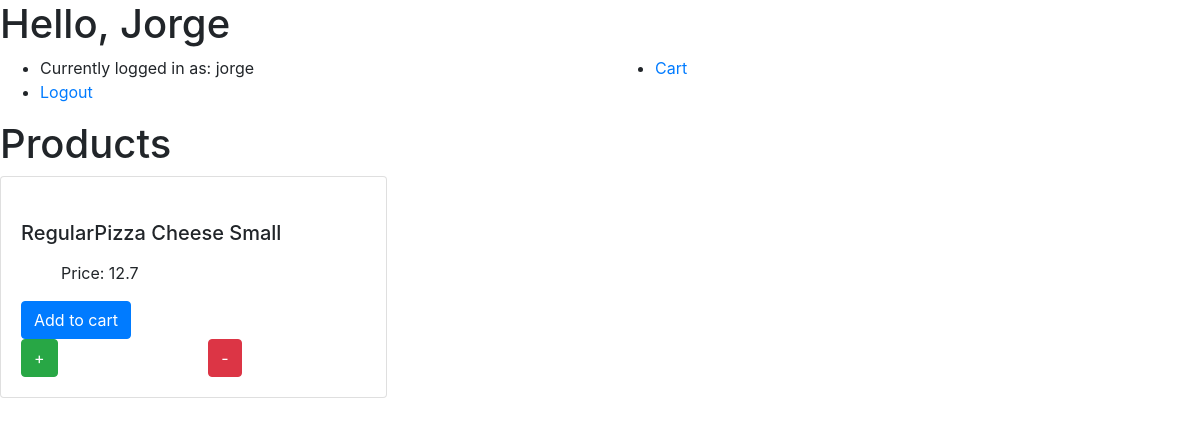
Before: / (signed in) with the older database file.
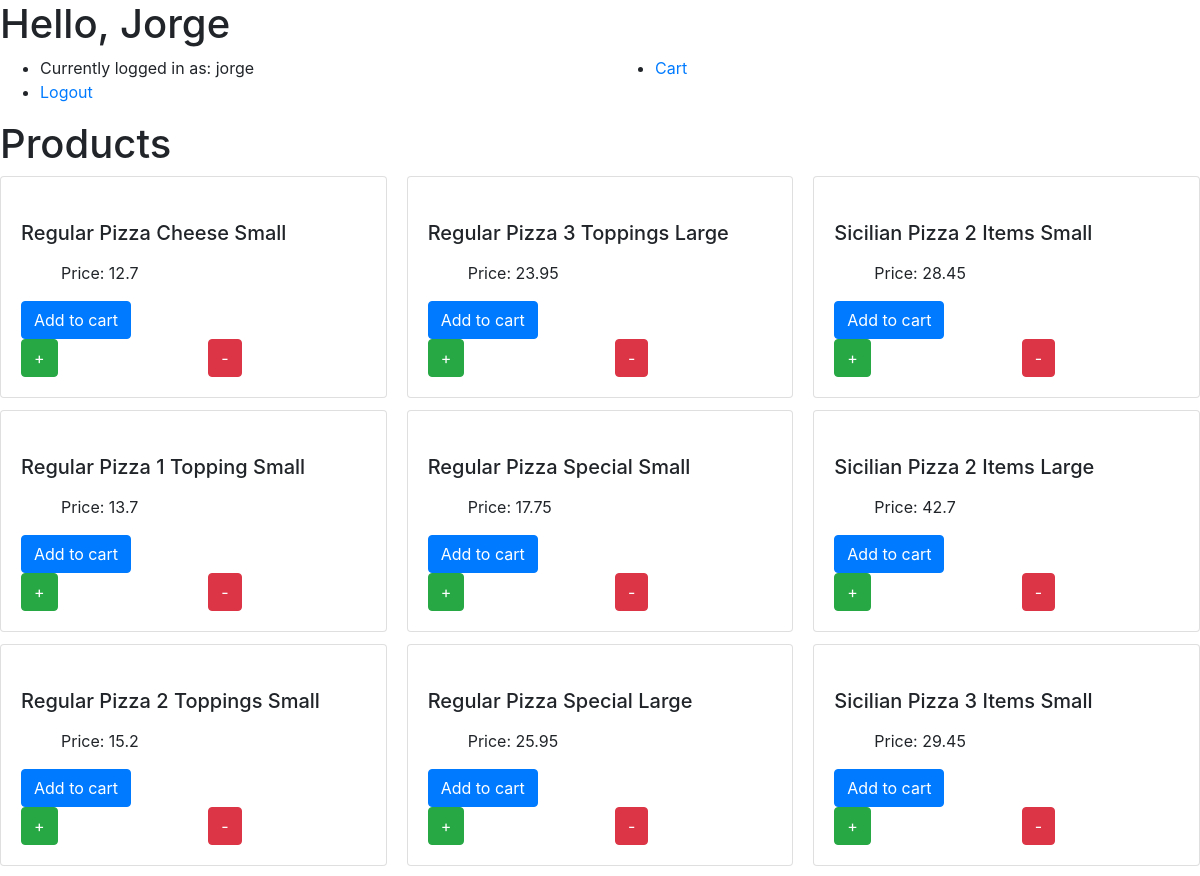
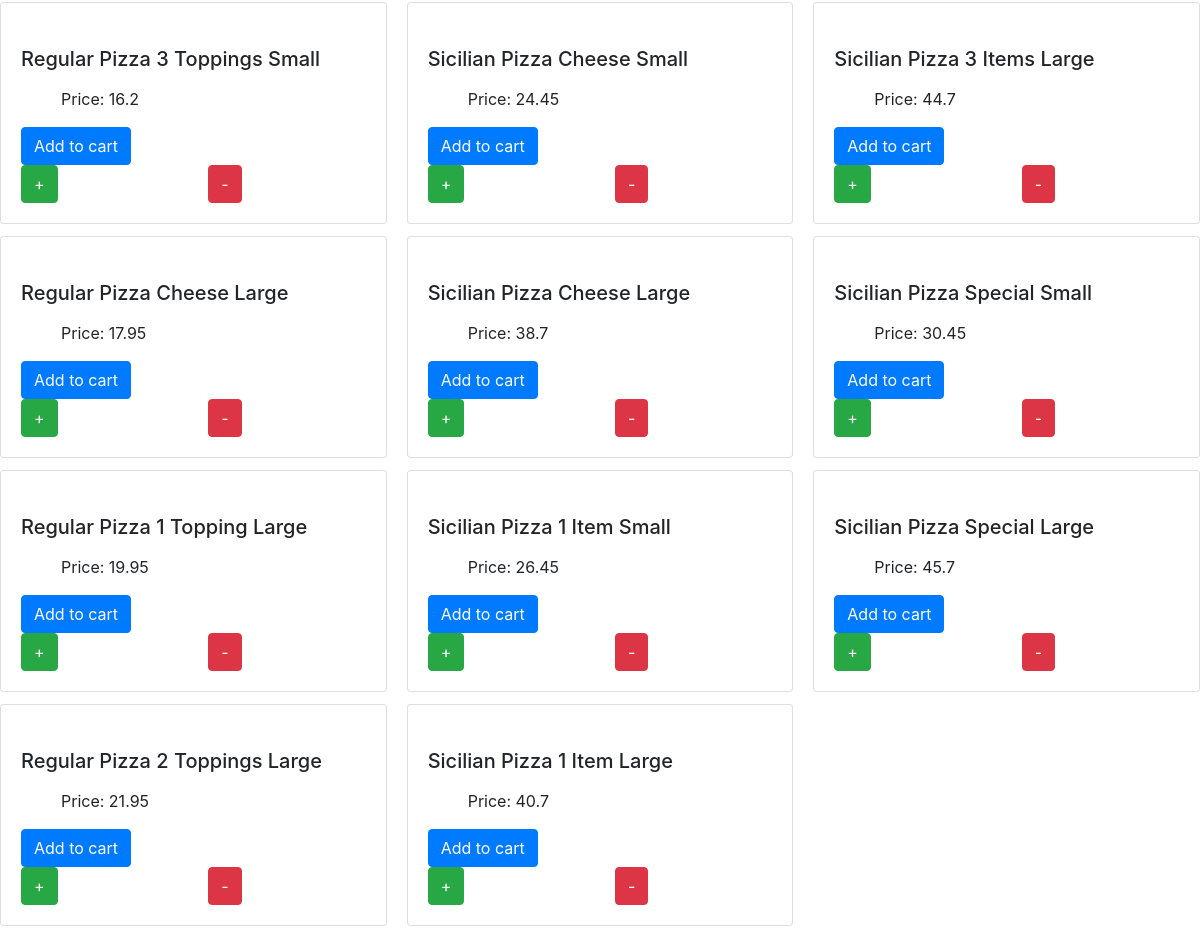
After: the same page with the newer database file (2 pictures, top to bottom).
### orders/models.py (models this page shows)
class Product(models.Model):
    name = models.CharField(max_length=255)
    image = models.CharField(max_length=2550)
    price = models.FloatField()

### orders/views.py (the view)
# urls.py: path("", views.index, name="index")
def index(request):
    if not request.user.is_authenticated:
        return render(request, "login.html")
    context = {
        "products": Product.objects.all()
    }
    return render(request, "user.html", context)

### orders/templates/user.html (shortened to what this page needs)
{% extends "base.html" %}
{% block body %}
<h1>Hello, {{ user.first_name }}</h1>
<div class="row">
    <div class="col-sm">
      <ul>
          <li>Currently logged in as: {{ user.username }}</li>
          <li><a href="{% url 'logout' %}">Logout</a></li>
      </ul>
    </div>
    <div class="col-sm">
      <ul>
          <li><a href="{% url 'cart_detail' %}">Cart</a></li>
      </ul>
    </div>
</div>
<h1>Products</h1>
<div class="card-columns">
    {% for product in products %}
    <div class="card">
      <div class="card-body">
        <h5 class="card-title">{{ product.name }}</h5>
        <p class="card-text">
          <ul style="list-style-type:none">
              <li>Price: {{ product.price }}</li>
          </ul>
        </p>
        <a href="{% url 'cart_add' product.id %}" class="btn btn-primary">Add to cart</a>
        <div class="row">
            <div class="col-sm">
                <a href="{% url 'item_increment' product.id %}" class="btn btn-success">+</a>
            </div>
            <div class="col-sm">
                <a href="{% url 'item_decrement' product.id %}" class="btn btn-danger">-</a>
            </div>
        </div>
      </div>
    </div>
    {% endfor %}
</div>
{% endblock %}

### orders/templates/base.html (shortened to what this page needs)
<!DOCTYPE html>
<html>
    <head>
        <link rel="stylesheet" href="https://maxcdn.bootstrapcdn.com/bootstrap/4.3.1/css/bootstrap.min.css">
    </head>
    <body>
        {% block body %}
        {% endblock %}
    </body>
</html>

Changed rows visible on the page:
changed Product: name "RegularPizza Cheese Small" → "Regular Pizza Cheese Small"
added Product: name "Regular Pizza 1 Topping Small", price "13.7"
added Product: name "Regular Pizza 2 Toppings Small", price "15.2"
added Product: name "Regular Pizza 3 Toppings Small", price "16.2"
added Product: name "Regular Pizza Cheese Large", price "17.95"
added Product: name "Regular Pizza 1 Topping Large", price "19.95"
added Product: name "Regular Pizza 2 Toppings Large", price "21.95"
added Product: name "Regular Pizza 3 Toppings Large", price "23.95"
added Product: name "Regular Pizza Special Small", price "17.75"
added Product: name "Regular Pizza Special Large", price "25.95"
added Product: name "Sicilian Pizza Cheese Small", price "24.45"
added Product: name "Sicilian Pizza Cheese Large", price "38.7"
added Product: name "Sicilian Pizza 1 Item Small", price "26.45"
added Product: name "Sicilian Pizza 1 Item Large", price "40.7"
added Product: name "Sicilian Pizza 2 Items Small", price "28.45"
added Product: name "Sicilian Pizza 2 Items Large", price "42.7"
added Product: name "Sicilian Pizza 3 Items Small", price "29.45"
added Product: name "Sicilian Pizza 3 Items Large", price "44.7"
added Product: name "Sicilian Pizza Special Small", price "30.45"
added Product: name "Sicilian Pizza Special Large", price "45.7"
